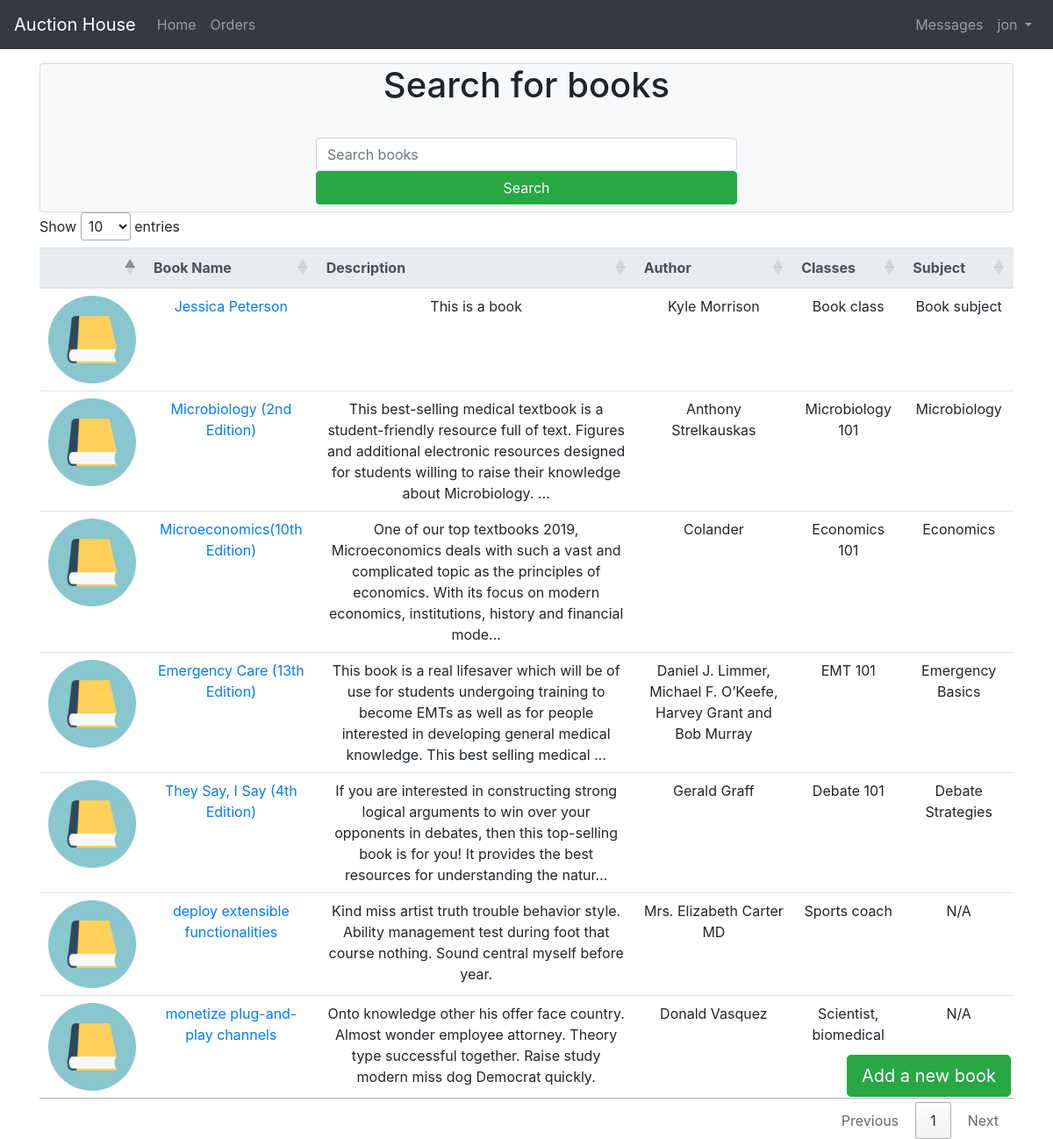
The app's page / (signed in) with its own data.
### auction/models.py (models this page shows, shortened)
class Book(models.Model):
    name = models.CharField(max_length=50)
    description = models.TextField()
    classes = models.CharField(max_length=100)
    subject = models.CharField(max_length=100, default='N/A')
    author = models.CharField(max_length=255, default='N/A')
    isbn = models.CharField(max_length=13, default='0000000000000')

### auction/views.py (the view)
# urls.py: path('', views.search_books, name="home"),
def search_books(request):
    form = BookForm()
    template = 'item_list.html'
    '''
    Gets what search term is put into the search bar, and displays only the book that match the search term
    '''
    query = request.GET.get('q')
    if not query:
        query = " "
    results = Book.objects.filter(Q(name__icontains=query))
    context = {
        'books': results,
        'form' : form
    }
    '''
    Allows a book to be created in the system.
    Doesn't work right now.
    '''
    if request.method == 'POST':
        form = BookForm(request.POST)
        if form.is_valid():
            form.save()
            return render (request,template,context)
    return render(request, template, context)

### auction/forms.py
class BookForm(ModelForm):
    class Meta:
        model = Book
        fields = '__all__'

### templates/item_list.html (shortened to what this page needs)
{% extends 'base.html' %}
{% load static %}
{% block stylesheet %}
<link rel="stylesheet" type="text/css" href="https://cdn.datatables.net/1.10.23/css/jquery.dataTables.min.css"/>
{% endblock stylesheet%}
{% block content %}
<br>
<br>
<div class="container mt-4">
<div class="row justify-content-center">
  <div class="container">
      <div class="card bg-light">
        <h1 class="card-title text-center"> Search for books</h1>
        <br>
        <div class="container mb-2">
          <div class="row justify-content-center">
          <form action="{% url 'search_books'%}" method="GET">
            <input class="form-control" id="mainSearch" style="width: 30rem; "name="q" value="{{request.GET.q}}" placeholder="Search books">
            <button type="submit" class="btn btn-success btn-block"> Search </button>
          </form>
          </div>
        </div>
      </div>
    </div>
  </div>
</div>
<div class="container">
<table id = "table_id" class="table table-hover mt-2">
  <thead class="thead-light text-center">
      <tr>
        <th></th>
        <th> Book Name </th>
        <th> Description </th>
        <th> Author </th>
        <th> Classes </th>
        <th> Subject </th>
      </tr>
  </thead>
  <tbody>
    {% for book in books %}
    <tr style="max-height: 10rem;">
      <td><img src="{% static 'pictures/textbook.png' %}" style="width: 100px;height: 100px;" alt=""></td>
      <td class="text-center"> <a href="{% url 'book_view' book.id %}">{{book.name}}</a></td>
      <td class="text-center"> {{book.description|truncatechars:200}}</td>
      <td class="text-center"> {{book.author }}</td>
      <td class="text-center"> {{book.classes }}</td>
      <td class="text-center"> {{book.subject }}</td>
    </tr>
    {% endfor %}
  </tbody>
</table>
</div>
{% if user.is_authenticated %}
<div class="fixed-bottom" style="pointer-events: none;">
  <div class="container-fluid ">
    <div class="row justify-content-end">
      <button class="btn btn-success btn-lg rounded-4 mb-5 mr-5" type="button" data-toggle="modal" data-target="#addBook" style="pointer-events: all;"> Add a new book </button>
    </div>
  </div>
</div>
{% endif %}
{% endblock content %}

### templates/base.html (shortened to what this page needs)
<!DOCTYPE html>
<html lang="en" dir="ltr">
  <head>
    <link rel="stylesheet" href="https://cdn.jsdelivr.net/npm/bootstrap@4.5.3/dist/css/bootstrap.min.css">
    {% block stylesheet %}{% endblock stylesheet %}
  </head>
  <body>
    {% block body %}
    <nav class="navbar fixed-top navbar-expand-lg navbar-dark bg-dark">
      <a href="#" class="navbar-brand"> Auction House </a>
      <div class="collapse navbar-collapse" id="navbarNavDropdown">
        <ul class="navbar-nav">
          <li class="nav-item ">
            <a href="{% url 'home' %}" class="nav-link"> Home </a>
          </li>
          <li class="navbar-nav">
            <a href="{% url 'search_orders'%}" class="nav-link"> Orders </a>
          </li>
        </ul>
        <ul class="ml-auto navbar-nav ">
          <li class="nav-item dropdown">
            {% if user.is_authenticated %}
              <li class="navbar-nav">
                <a class="nav-link" href="{% url 'inbox' 19 %}"> Messages </a>
              </li>
              <a class="nav-link dropdown-toggle" id= "navbarUserlink" data-toggle="dropdown" href="#">
                {{user.username}}
              </a>
            {% else %}
              <form class="form-inline ml-auto">
                <a href="{% url 'login' %}" class="btn btn-outline-secondary"> Log In </a>
                <a href="{% url 'signup' %}" class="btn btn-primary ml-2"> Sign Up </a>
              </form>
            {% endif %}
          </li>
        </ul>
      </div>
    </nav>
    {% block content %}
    {% endblock content %}
    {% endblock body %}
  </body>
</html>

### records on screen
Book: name "Jessica Peterson", description "This is a book", author "Kyle Morrison", classes "Book class", subject "Book subject"
Book: name "Microbiology (2nd Edition)", description "This best-selling medical textbook is a student-friendly resource full of text. Figures and additional electronic resources designed for students willing to raise their knowledge about Microbiology. …", author "Anthony Strelkauskas", classes "Microbiology 101", subject "Microbiology"
Book: name "Microeconomics(10th Edition)", description "One of our top textbooks 2019, Microeconomics deals with such a vast and complicated topic as the principles of economics. With its focus on modern economics, institutions, history and financial mode…", author "Colander", classes "Economics 101", subject "Economics"
Book: name "Emergency Care (13th Edition)", description "This book is a real lifesaver which will be of use for students undergoing training to become EMTs as well as for people interested in developing general medical knowledge. This best selling medical …", author "Daniel J. Limmer, Michael F. O’Keefe, Harvey Grant and Bob Murray", classes "EMT 101", subject "Emergency Basics"
Book: name "They Say, I Say (4th Edition)", description "If you are interested in constructing strong logical arguments to win over your opponents in debates, then this top-selling book is for you! It provides the best resources for understanding the natur…", author "Gerald Graff", classes "Debate 101", subject "Debate Strategies"
Book: name "deploy extensible functionalities", description "Kind miss artist truth trouble behavior style. Ability management test during foot that course nothing. Sound central myself before year.", author "Mrs. Elizabeth Carter MD", classes "Sports coach", subject "N/A"
Book: name "monetize plug-and-play channels", description "Onto knowledge other his offer face country. Almost wonder employee attorney. Theory type successful together. Raise study modern miss dog Democrat quickly.", author "Donald Vasquez", classes "Scientist, biomedical", subject "N/A"

### other values on screen
{{ user.username }} "jon"
